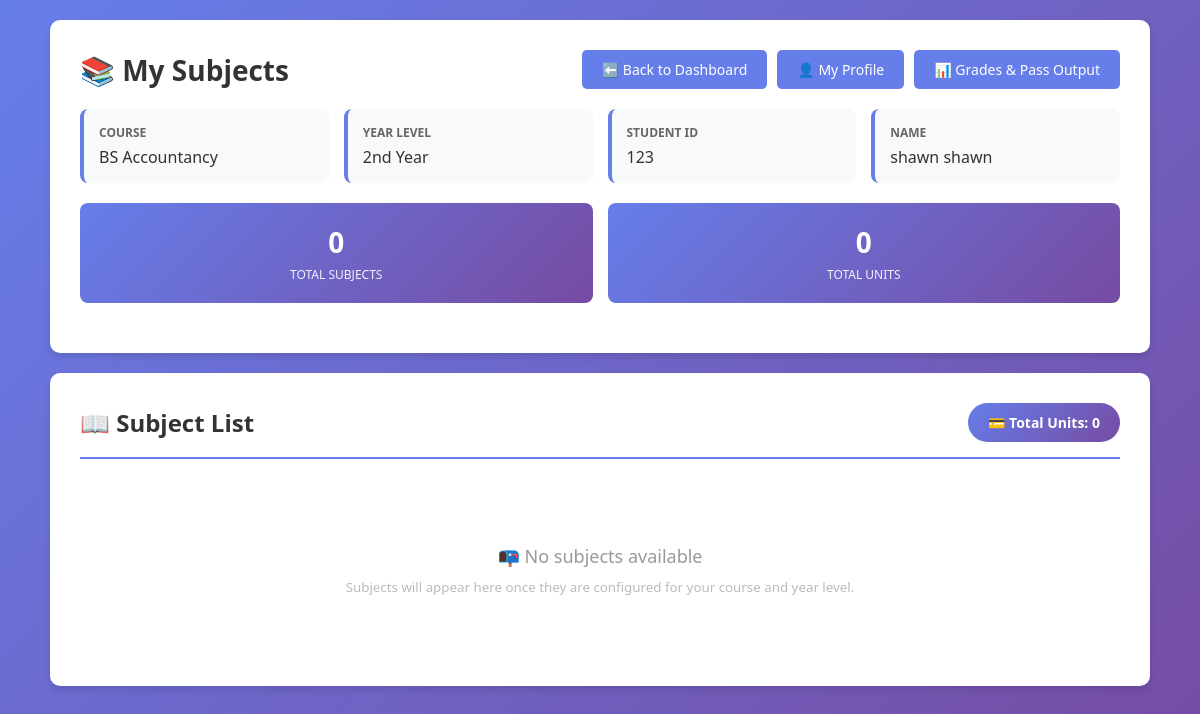
Page /college/subjects (signed in) on the committed database.
### websites/models.py (models this page shows, shortened)
class College(db.Model, UserMixin):
    id = db.Column(db.Integer, primary_key=True)
    collegeid = db.Column(db.Integer, nullable=False, unique=True)
    firstname = db.Column(db.String(100), nullable=False)
    middlename = db.Column(db.String(100), nullable=False)
    lastname = db.Column(db.String(100), nullable=False)
    password = db.Column(db.String(100), nullable=False)
    contactnum = db.Column(db.String(20), nullable=False)
    graduate = db.Column(db.String(100), nullable=False)
    address = db.Column(db.String(100), nullable=False)
    email = db.Column(db.String(100), nullable=False)
    courses = db.Column(db.String(100), nullable=False)
    level = db.Column(db.String(100), nullable=False)
    gender = db.Column(db.String(100), nullable=False)
    birthdate = db.Column(db.String(100), nullable=False)
    birthcert = db.Column(db.String(100), nullable=True)
    transcipt = db.Column(db.String(100), nullable=True)
    goodmoral = db.Column(db.String(100), nullable=True)
    face_path = db.Column(db.String(255), nullable=True)
    face_encoding_id = db.Column(db.String(255), nullable=True)

### websites/auth.py (the view)
@auth.route('/college/subjects')
def college_subjects():
    if 'college_id' not in session:
        flash("Please log in first!", "warning")
        return redirect(url_for('auth.logincollege'))
    college = College.query.get(session['college_id'])
    subjects = Subject.query.filter_by(course=college.courses,level=college.level).all()
    total_units = sum(subject.units for subject in subjects)
    return render_template('subjects.html', college=college, subjects=subjects,total_units=total_units)

### templates/subjects.html (shortened to what this page needs)
<!DOCTYPE html>
<html lang="en">
<head>
</head>
<body>
  <div class="subjects-container">
    <div class="header">
      <div class="header-top">
        <h1>📚 My Subjects</h1>
        <div class="nav-buttons">
          <a href="{{ url_for('auth.college_dashboard') }}">⬅️ Back to Dashboard</a>
          <a href="{{ url_for('auth.college_profile') }}">👤 My Profile</a>
          <a href="{{ url_for('auth.college_grades') }}" class="btn">📊 Grades & Pass Output</a>
        </div>
      </div>
      <div class="info-section">
        <div class="info-box">
          <label>Course</label>
          <p>{{ college.courses }}</p>
        </div>
        <div class="info-box">
          <label>Year Level</label>
          <p>{{ college.level }}</p>
        </div>
        <div class="info-box">
          <label>Student ID</label>
          <p>{{ college.collegeid }}</p>
        </div>
        <div class="info-box">
          <label>Name</label>
          <p>{{ college.firstname }} {{ college.lastname }}</p>
        </div>
      </div>
      <div class="stats-grid">
        <div class="stat-card">
          <div class="stat-number">{{ subjects|length }}</div>
          <div class="stat-label">Total Subjects</div>
        </div>
        <div class="stat-card">
          <div class="stat-number">{{ total_units }}</div>
          <div class="stat-label">Total Units</div>
        </div>
      </div>
    </div>
    <div class="subjects-section">
      <div class="section-header">
        <h2>📖 Subject List</h2>
        <div class="units-badge">💳 Total Units: {{ total_units }}</div>
      </div>
      {% if subjects %}
        <div class="subjects-grid">
          {% for subject in subjects %}
            <div class="subject-card">
              <div class="subject-code">{{ subject.code }}</div>
              <div class="subject-name">{{ subject.name }}</div>
              <div class="subject-details">
                <div class="detail">
                  <span class="detail-label">Units:</span>
                  <span class="detail-value">{{ subject.units }}</span>
                </div>
                <div class="detail">
                  <span class="detail-label">Level:</span>
                  <span class="detail-value">{{ subject.level }}</span>
                </div>
              </div>
              {% if subject.instructor %}
                <div class="subject-instructor">
                  <span class="instructor-icon">👨‍🏫</span>
                  <strong>Instructor:</strong> {{ subject.instructor }}
                </div>
              {% endif %}
            </div>
          {% endfor %}
        </div>
      {% else %}
        <div class="no-subjects">
          <p>📭 No subjects available</p>
          <small>Subjects will appear here once they are configured for your course and year level.</small>
        </div>
      {% endif %}
    </div>
  </div>
</body>
</html>

### templates/subjects.html (style rules this page uses)
* { margin: 0; padding: 0; box-sizing: border-box; }
body { font-family: 'Segoe UI', Tahoma, Geneva, Verdana, sans-serif; background: linear-gradient(135deg, #667eea 0%, #764ba2 100%); min-height: 100vh; padding: 20px; }
.subjects-container { max-width: 1100px; margin: 0 auto; }
.header { background: white; border-radius: 10px; padding: 30px; margin-bottom: 20px; box-shadow: 0 4px 6px rgba(0, 0, 0, 0.1); }
.header-top { display: flex; justify-content: space-between; align-items: center; margin-bottom: 20px; flex-wrap: wrap; gap: 15px; }
.header h1 { color: #333; font-size: 28px; }
.nav-buttons { display: flex; gap: 10px; flex-wrap: wrap; }
.nav-buttons a { padding: 10px 20px; background-color: #667eea; color: white; border: none; border-radius: 5px; text-decoration: none; font-size: 14px; transition: all 0.3s ease; cursor: pointer; }
.info-section { display: grid; grid-template-columns: repeat(auto-fit, minmax(200px, 1fr)); gap: 15px; margin-bottom: 20px; }
.info-box { background: #f8f9fa; padding: 15px; border-radius: 8px; border-left: 4px solid #667eea; }
.info-box label { display: block; color: #666; font-size: 12px; font-weight: bold; text-transform: uppercase; margin-bottom: 5px; }
.info-box p { color: #333; font-size: 16px; font-weight: 500; }
.subjects-section { background: white; border-radius: 10px; padding: 30px; box-shadow: 0 4px 6px rgba(0, 0, 0, 0.1); }
.section-header { display: flex; justify-content: space-between; align-items: center; margin-bottom: 25px; padding-bottom: 15px; border-bottom: 2px solid #667eea; flex-wrap: wrap; gap: 15px; }
.section-header h2 { color: #333; font-size: 24px; }
.units-badge { background: linear-gradient(135deg, #667eea 0%, #764ba2 100%); color: white; padding: 10px 20px; border-radius: 20px; font-weight: bold; font-size: 14px; }
.no-subjects { text-align: center; padding: 60px 20px; color: #999; }
.no-subjects p { font-size: 18px; margin-bottom: 10px; }
.no-subjects small { display: block; color: #bbb; margin-top: 10px; }
.stats-grid { display: grid; grid-template-columns: repeat(auto-fit, minmax(150px, 1fr)); gap: 15px; margin-bottom: 20px; }
.stat-card { background: linear-gradient(135deg, #667eea 0%, #764ba2 100%); color: white; padding: 20px; border-radius: 8px; text-align: center; }
.stat-number { font-size: 28px; font-weight: bold; margin-bottom: 5px; }
.stat-label { font-size: 12px; opacity: 0.9; text-transform: uppercase; }

### rows in the picture
College: courses "BS Accountancy", level "2nd Year", collegeid "123", firstname "shawn", lastname "shawn"

### other values in the picture
{{ subjects|length }} "0"
{{ total_units }} "0"
